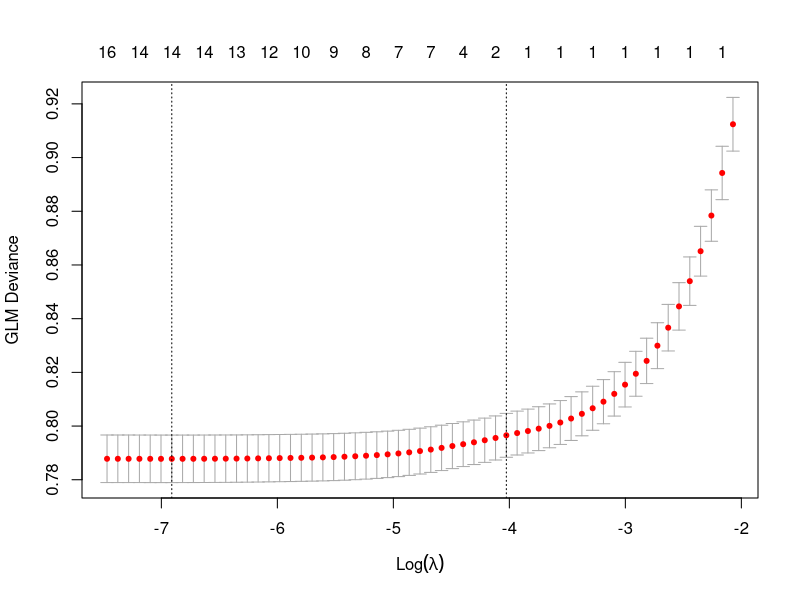
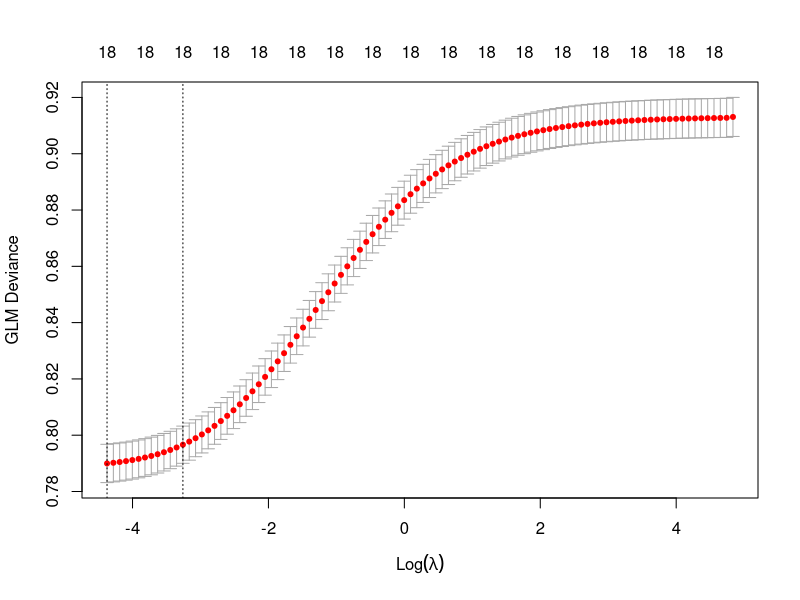
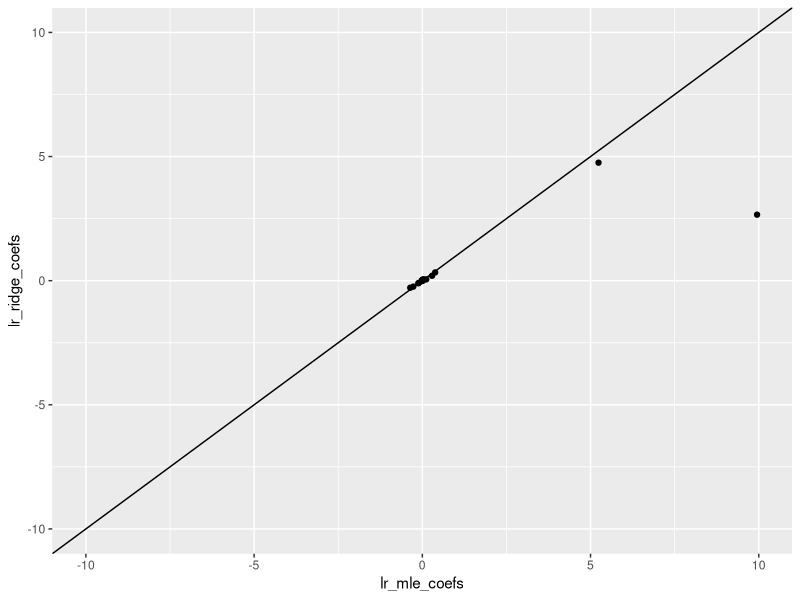
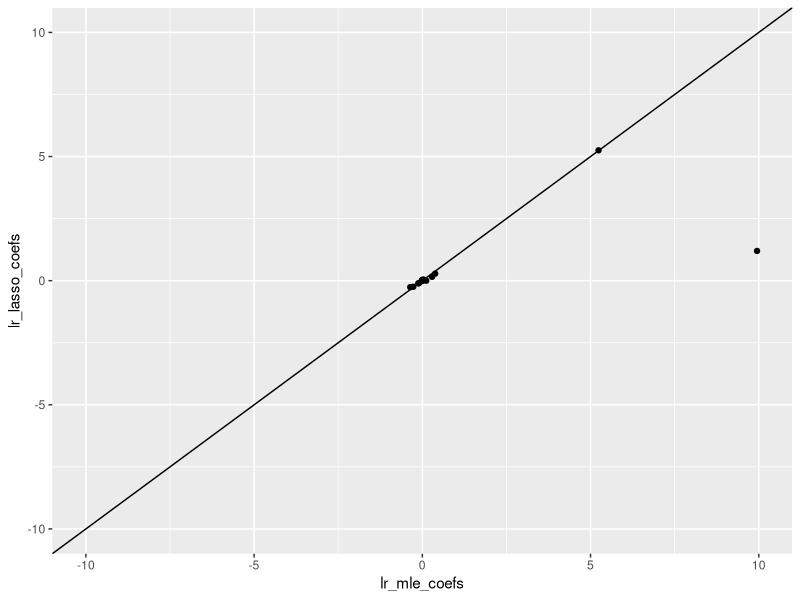
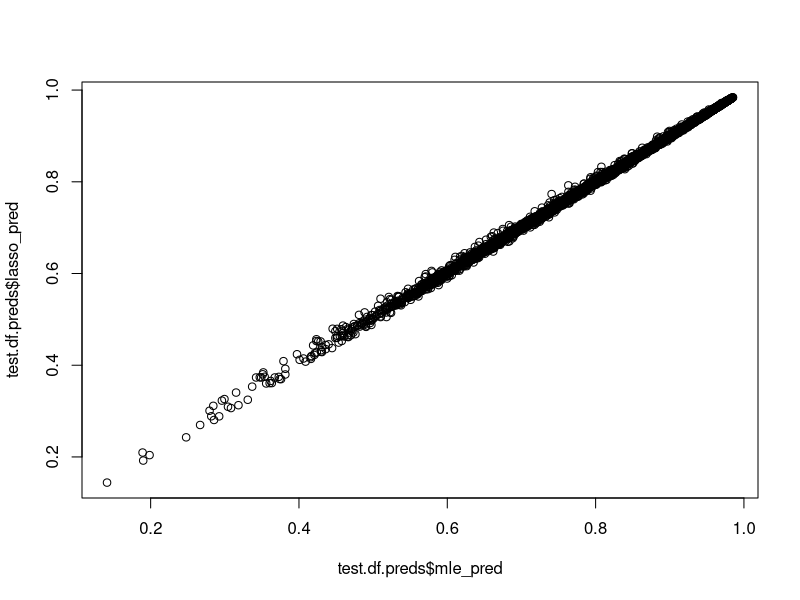
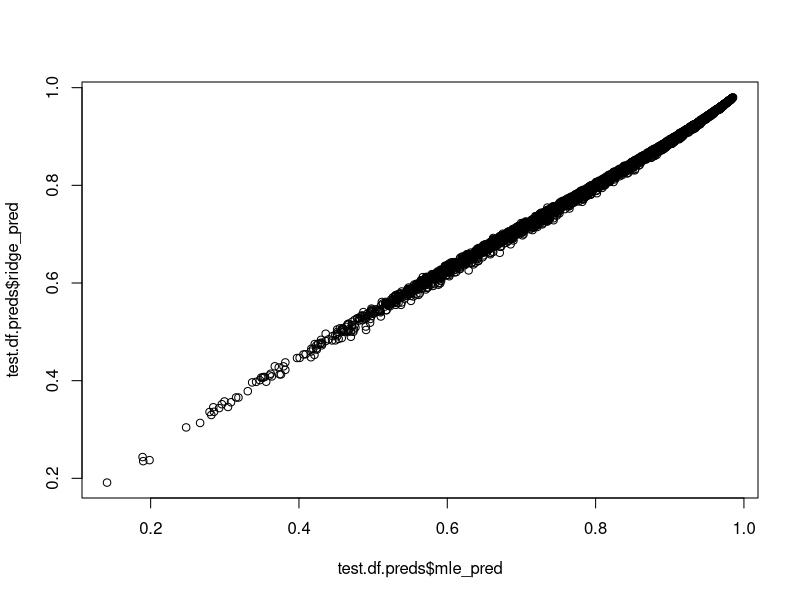
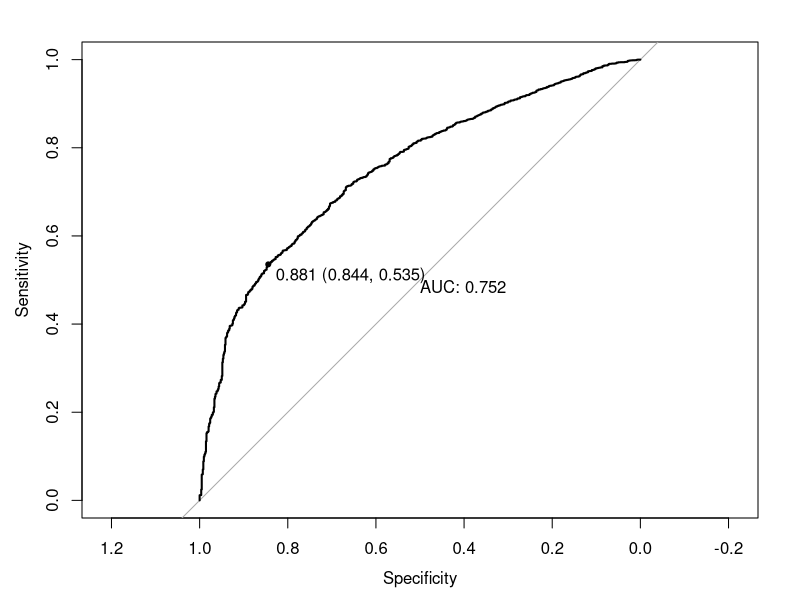
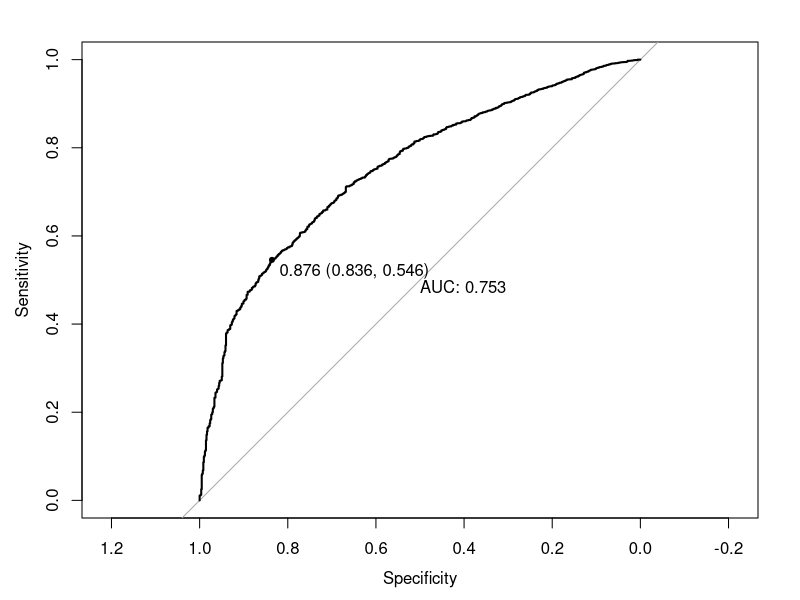

Source code (R) for these figures, in order:
# ===============================================================
# ---------- NFL FG Data - Penalized Linear Regression ----------
# ===============================================================

# Our goal is to build a parsimonious GLM to understand important relationships between 
# our predictor variables and whether a field goal is made. To do this, we can use 
# penalized linear regression, specifically Lasso and Ridge. While this provides a 
# descriptive model to describe relationships, we can also use penalized linear 
# regression to create a prediction tool by splitting data into a train and test split. 



# ======================================================================
# ---------- 0) Prep (load libraries, data exploration, etc.) ----------
# ======================================================================

# clear environment
rm(list = ls())

# load libraries
library(tidyverse)
library(pROC)
library(glmnet)
library(RColorBrewer)

# load data
fg_data <- read.csv("nfl_fg_data_2001_2024.csv")

# view data
glimpse(fg_data)
view(fg_data)
summary(fg_data)
str(fg_data)

# specify categorical variables as factors
fg_data <- fg_data %>%
  mutate(
    down = as.factor(down),
    qtr = as.factor(qtr),
    home = as.factor(home),
    indoor = as.factor(indoor),
    precipitation = as.factor(precipitation),
    grass = as.factor(grass)
  )

# verify  
str(fg_data)


# =============================================
# ---------- 1) Train and Test Split ----------
# =============================================

# Since one of our goals is prediction, we need to split our data into a train/test split

RNGkind(sample.kind = "default")
set.seed(172)

train.idx <- sample(x = 1:nrow(fg_data), size = .8*nrow(fg_data))
train.df <- fg_data[train.idx,]
test.df <- fg_data[-train.idx,]



# ========================================================
# ---------- 2) Traditional Logistic Regression ----------
# ========================================================

# we are starting off with traditional logistic regression so we can compare it
# to the penalized methods. 

lr_mle <- glm(fg_made ~ . ,
              data = train.df,
              family = binomial(link = "logit"))

lr_mle_coefs <- coef(lr_mle)



# ===================================================
# ---------- 3) Lasso and Ridge Regression ----------
# ===================================================

# Create matrix which one-hot codes all factor variables
x.train <- model.matrix(fg_made ~ ., data = train.df)[,-1]
x.test <- model.matrix(fg_made ~ ., data = test.df)[,-1]

# Create vectors of 0/1 y variable
y.train <- (train.df$fg_made) %>% as.vector
y.test <- as.vector(test.df$fg_made)

# Use cross validation and fit a series of lasso and ridge models
# and calculate how well they do out of sample for each lambda value
lr_lasso_cv <- cv.glmnet(x.train, 
                         y.train, 
                         family = binomial(link = "logit"), 
                         alpha = 1)  # sets us in lasso mode

lr_ridge_cv <- cv.glmnet(x.train, 
                         y.train, 
                         family = binomial(link = "logit"), 
                         alpha = 0)  # sets us in ridge mode


# ----- Investigating Results -----
# ---------------------------------

# Plot results from cross validation procedures
plot(lr_lasso_cv, sign.lambda = 1)
plot(lr_ridge_cv, sign.lambda = 1)

# For the above plots: 
#   - right side = big lambda = intercept-only model (hard shrinkage)
#   - left side = small lambda = MLE (no shrinkage)
# Based on these graphs (which we are using to visualize shrinkage), lasso and ridge
# did not appear to shrink the number of variables very much, if at all. 
# The best lambdas saled below will likely be close to 0. 

# saving best lambdas
best_lasso_lambda <- lr_lasso_cv$lambda.min
best_ridge_lambda <- lr_ridge_cv$lambda.min

best_lasso_lambda
best_ridge_lambda

# Saving Ridge and Lasso coefficients
lr_ridge_coefs <- coef(lr_ridge_cv, s = "lambda.min") %>% as.matrix()
lr_lasso_coefs <- coef(lr_lasso_cv, s = "lambda.min") %>% as.matrix()

lr_ridge_coefs
lr_lasso_coefs

# Comparing coefficients from penalized regression to standard logistic regression
# Ridge vs MLE
ggplot() + 
  geom_point(aes(x = lr_mle_coefs, y = lr_ridge_coefs)) + 
  geom_abline(aes(intercept = 0, slope = 1)) + 
  xlim(c(-10,10)) + ylim(c(-10,10))

# Lasso vs MLE
ggplot() + 
  geom_point(aes(x = lr_mle_coefs, y = lr_lasso_coefs)) + 
  geom_abline(aes(intercept = 0, slope = 1)) + 
  xlim(c(-10,10)) + ylim(c(-10,10))


# ----- Final Lasso and Ridge Models -----
# ----------------------------------------

# final Lasso model
final_lasso <- glmnet(x.train, y.train, 
                      family = binomial(link = "logit"),
                      alpha = 1,
                      lambda = best_lasso_lambda)

# final Ridge Model
final_ridge <- glmnet(x.train, y.train, 
                      family = binomial(link = "logit"),
                      alpha = 0,
                      lambda = best_ridge_lambda)



# ============================================
# ---------- Prediction Performance ----------
# ============================================

# Calculating predictions on test data
test.df.preds <- test.df %>% 
  mutate(mle_pred = predict(lr_mle, test.df, type = "response"),
         lasso_pred = predict(final_lasso, x.test, type = "response")[,1],
         ridge_pred = predict(final_ridge, x.test, type = "response")[,1])

# Comparing MLE vs Lasso and ridge predictions
cor(test.df.preds$mle_pred, test.df.preds$lasso_pred)
cor(test.df.preds$mle_pred, test.df.preds$ridge_pred)
plot(test.df.preds$mle_pred, test.df.preds$lasso_pred)
plot(test.df.preds$mle_pred, test.df.preds$ridge_pred)

# Createing ROC Curves
mle_rocCurve <- roc(response = as.factor(test.df.preds$fg_made),
                    predictor = test.df.preds$mle_pred,
                    levels = c("0", "1"))

lasso_rocCurve <- roc(response = as.factor(test.df.preds$fg_made),
                      predictor = test.df.preds$lasso_pred,
                      levels = c("0", "1"))

ridge_rocCurve <- roc(response = as.factor(test.df.preds$fg_made),
                      predictor = test.df.preds$ridge_pred,
                      levels = c("0", "1"))

# Plotting ROC curves
plot(mle_rocCurve,print.thres = TRUE, print.auc = TRUE)
plot(lasso_rocCurve,print.thres = TRUE, print.auc = TRUE)
plot(ridge_rocCurve,print.thres = TRUE, print.auc = TRUE)

# ----- Creating Combined ROC Curve --------
# ------------------------------------------

# Make data frame of MLE ROC info
mle_data <- data.frame(
  Model = "MLE",
  Specificity = mle_rocCurve$specificities,
  Sensitivity = mle_rocCurve$sensitivities,
  AUC = as.numeric(mle_rocCurve$auc)
)

# Make data frame of lasso ROC info
lasso_data <- data.frame(
  Model = "Lasso",
  Specificity = lasso_rocCurve$specificities,
  Sensitivity = lasso_rocCurve$sensitivities,
  AUC = lasso_rocCurve$auc %>% as.numeric
)

# Make data frame of ridge ROC info
ridge_data <- data.frame(
  Model = "Ridge",
  Specificity = ridge_rocCurve$specificities,
  Sensitivity = ridge_rocCurve$sensitivities,
  AUC = ridge_rocCurve$auc%>% as.numeric
)

# Combine all the data frames
roc_data <- rbind(mle_data, lasso_data, ridge_data)

# Plot comparing standard MLE to Lasso and Ridge
ggplot() +
  geom_line(aes(x = 1 - Specificity, y = Sensitivity, color = Model),data = roc_data) +
  geom_text(data = roc_data %>% group_by(Model) %>% slice(1), 
            aes(x = 0.75, y = c(0.75, 0.65, 0.55), colour = Model,
                label = paste0(Model, " AUC = ", round(AUC, 3)))) +
  scale_colour_brewer(palette = "Paired") +
  labs(x = "1 - Specificity", y = "Sensitivity", color = "Model") +
  theme_minimal()

# The above graph demonstrates the the two penalized linear regression methods used,
# Lasso and Ridge, produced very similar models to the standard MLE logistic regression
# model, which is in line with the earlier analysis above (such as very small lambdas).



# =======================================================
# ---------- Descriptive Model Interpretations ----------
# =======================================================

# Finding the best model (model with lowest AUC)
as.numeric(lasso_rocCurve$auc)
as.numeric(ridge_rocCurve$auc)
as.numeric(mle_rocCurve$auc)
# The model with the highest AUC is the Lasso regression model

# lasso curve
plot(lasso_rocCurve,print.thres = TRUE, print.auc = TRUE)

# Lasso coefficients
lr_lasso_coefs


# ----- LASSO Coefficients -----
# ------------------------------
# Intercept: 5.250897
# kick_distance: -0.1008369
# down2: 0.1546646
# down3: 0.00
# down4: 0.2822978
# ydstogo: -0.0008847196
# qtr4: 0.00            
# qtr5: 0.00
# qtr4: 0.04431652
# qtr5: -0.2611250
# qtr6: 1.197312
# game_seconds_remaining: -0.000003948070
# home1: 0.03430091
# indoor1: 0.02050197
# temp: 0.005811582
# wind: -0.01723645
# precipitation1: -0.2452419
# grass1: -0.1075057